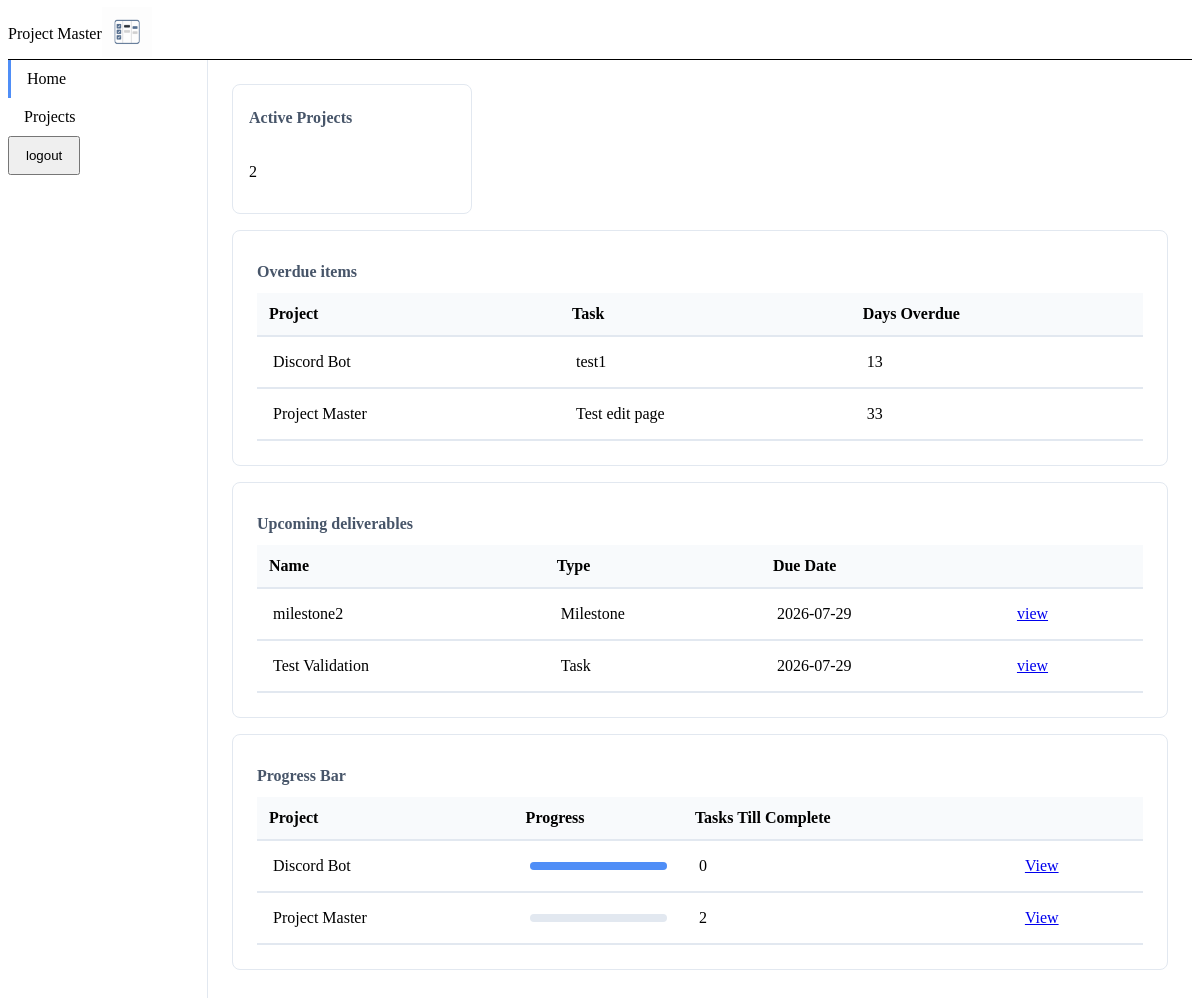
The page /dashboard (signed in) on the database its author committed.
### models.py (models this page shows)
class Milestone(db.Model):
    milestoneId: Mapped[int] = mapped_column(primary_key=True)
    projectId: Mapped[int] = mapped_column(ForeignKey('project.projectId'), nullable=False)
    milestoneName:Mapped[str] = mapped_column(nullable=False)
    description:Mapped[str] = mapped_column(nullable=True)
    startDate: Mapped[date] = mapped_column(Date, nullable=False)
    endDate: Mapped[date] = mapped_column(Date, nullable=False)
    status: Mapped[str] = mapped_column(nullable=False)
    createdAt:Mapped[datetime] = mapped_column(default=lambda: datetime.now(timezone.utc) ,nullable=False)

class Project(db.Model):
    projectId: Mapped[int] = mapped_column(primary_key=True)
    userId: Mapped[int] = mapped_column(ForeignKey('user.userId'), nullable=False)
    projectName:Mapped[str] = mapped_column(nullable=False)
    description:Mapped[str] = mapped_column(nullable=True)
    startDate: Mapped[Optional[date]] = mapped_column(Date,nullable=True)
    status: Mapped[str] = mapped_column(nullable=False)
    createdAt:Mapped[datetime] = mapped_column(default=lambda: datetime.now(timezone.utc) ,nullable=False)

class Task(db.Model):
    taskId: Mapped[int] = mapped_column(primary_key=True)
    projectId: Mapped[int] = mapped_column(ForeignKey('project.projectId'), nullable=False)
    milestoneId: Mapped[Optional[int]] = mapped_column(ForeignKey('milestone.milestoneId'), nullable=True)
    taskName:Mapped[str] = mapped_column(nullable=False)
    description:Mapped[str] = mapped_column(nullable=True)
    dueDate: Mapped[Optional[date]] = mapped_column(Date, nullable=True)
    status: Mapped[str] = mapped_column(nullable=False)
    createdAt:Mapped[datetime] = mapped_column(default=lambda: datetime.now(timezone.utc),nullable=False)

### app.py (the view)
@app.route('/dashboard', methods=['GET','POST'])
@login_required
def dashboard():
    num_of_active_project = db.session.scalar(select(func.count(Project.projectId)).where(
        Project.userId == current_user.userId,
        Project.status == 'active'
    ))
    today = date.today()
    seven_days_later = today + timedelta(7)
    stmt = (
        select(Milestone)
        .join(Project,Project.projectId == Milestone.projectId)
        .where(
            Milestone.status != 'completed',
            Project.userId == current_user.userId,
            Project.status != 'completed',
            today <= Milestone.endDate,
            Milestone.endDate <= seven_days_later
        )
    )
    upcoming_milestones = db.session.execute(stmt).scalars().all()
    stmt = (
        select(Task)
        .join(Project, Project.projectId == Task.projectId)
        .where(
            Project.userId == current_user.userId,
            Task.status != 'completed',
            Task.milestoneId.is_(None),
            today <= Task.dueDate,
            Task.dueDate <= seven_days_later
        )
    )
    upcoming_standalone_tasks = db.session.execute(stmt).scalars().all()
    stmt = (
        select(Task, func.coalesce(Task.dueDate,Milestone.endDate).label('due_date'))
        .join(Milestone, Task.milestoneId == Milestone.milestoneId)
        .join(Project, Project.projectId == Task.projectId)
        .where(
            Task.milestoneId.is_not(None),
            Task.status != 'completed',
            Project.userId == current_user.userId,
            Project.status != 'completed',
            today <= Milestone.endDate,
            Milestone.status != 'completed',
            Milestone.endDate <= seven_days_later
        )
    )
    upcoming_milestone_tasks = db.session.execute(stmt).all()
    normalized = []
    for m in upcoming_milestones:
        normalized.append({'type':'Milestone', 'name':m.milestoneName, 'due': m.endDate, 'project_link': url_for('project_detail', projectId=m.projectId)})
    for mt, due_date in upcoming_milestone_tasks:
        normalized.append({'type' : 'Task', 'name': mt.taskName, 'due' : due_date, 'project_link' : url_for('project_detail', projectId=mt.projectId)})
    for t in upcoming_standalone_tasks:
        normalized.append({'type' : 'Task', 'name' : t.taskName, 'due' : t.dueDate, 'project_link' : url_for('project_detail',projectId=t.projectId)})
    sorted_deliverables = sorted(normalized, key=lambda x:(x['due'], 0 if x['type'] == 'Milestone' else 1))
    stmt = (
        select(
            Project.projectId, Project.projectName,
            func.count(Task.taskId).label('total_tasks'), func.count(Task.taskId).filter(Task.status == 'completed').label('completed_tasks')
        )
        .join(Task, Task.projectId == Project.projectId)
        .where(Project.userId == current_user.userId, Project.status != 'completed')
        .group_by(Project.projectId)
    )
    tasks = db.session.execute(stmt).all()
    normalized = []
    for t in tasks :
        percent = ( t.completed_tasks/t.total_tasks ) * 100 if t.total_tasks > 0 else 0
        normalized.append({
            'name' : t.projectName, 'id' : t.projectId,
            'ttc' :  t.total_tasks - t.completed_tasks,
            'link' : url_for('project_detail', projectId=t.projectId),
            'percent' : round(percent,1)
        })
    percent_and_ttc = sorted(normalized, key=lambda x : (x['percent'],x['ttc']), reverse=True)
    stmt = (
        select(Milestone, Project.projectName.label('projectName'))
        .join(Project,Project.projectId == Milestone.projectId)
        .where(
            Milestone.status != 'completed',
            today > Milestone.endDate,
            Project.userId == current_user.userId
        )
    )
    overdue_milestones = db.session.execute(stmt).all()
    stmt = (
        select(Task, func.coalesce(Task.dueDate,Milestone.endDate).label('effective_due_date'), Project.projectName.label('projectName'))
        .join(Project, Project.projectId == Task.projectId)
        .join(Milestone, Milestone.milestoneId == Task.milestoneId)
        .where(Task.milestoneId.is_not(None),
               Project.userId == current_user.userId,
               Task.status != 'completed',
               func.coalesce(Task.dueDate,Milestone.endDate) < today
        )
    )
    overdue_milestone_tasks = db.session.execute(stmt).all()
    stmt = (
        select(Task, Project.projectName.label('projectName'))
        .join(Project, Task.projectId == Project.projectId)
        .where(
            Task.milestoneId.is_(None),
            Task.status != 'completed',
            Task.dueDate < today,
            Project.userId == current_user.userId
        )
    )
    stand_alone_tasks = db.session.execute(stmt).all()
    normalized = []
    for m, p in overdue_milestones:
        dod = (today - m.endDate).days
        normalized.append({'task': m.milestoneName, 'project' : p, 'dod' : dod })
    for mt, dd, p in overdue_milestone_tasks:
        dod = (today - dd).days
        normalized.append({'task' : mt.taskName, 'project' : p, 'dod' : dod})
    for t, p in stand_alone_tasks:
        dod = (today - t.dueDate).days
        normalized.append({'task' : t.taskName, 'project' : p, 'dod' : dod})
    overdue_items = sorted(normalized,key = lambda x:x['dod'])
    return render_template(
        'dashboard.html', upcoming_deliverables = sorted_deliverables,
        active_projects=num_of_active_project, percent_and_ttc=percent_and_ttc,
        overdue_items = overdue_items
        )

### app.py (called while the page is built)
@login_manager.user_loader
def load_user(user_id):
    return User.query.get(int(user_id))

### templates/dashboard.html
{% extends "base.html" %}
{% block styles %} <link rel="stylesheet" href="{{ url_for('static', filename='css/dashboard.css') }}"> {% endblock %}
{% block content %}
<div class="dashboard-container" aria-label="Holds your important milestone metric and tables">
  <section class="dashboard-metrics" aria-label="Your metric data section">
    <article class="metric-card">
      <h2 class="metric-title">Active Projects</h2>
      <p>{{ active_projects }}</p>
    </article>
  </section>
  <section class="dashboard-tables" aria-label="Your table data">
    <article class="table-card">
      <h2 class="metric-title">Overdue items</h2>
      <table class="data-table">
          <thead>
              <tr>
                  <th>Project</th>
                  <th>Task</th>
                  <th>Days Overdue</th>
              </tr>
          </thead>
          <tbody>
              {% for i in overdue_items %}
              <tr>
                  <td>{{ i['project'] }}</td>
                  <td>{{ i['task'] }}</td>
                  <td>{{ i['dod'] }}</td>
              </tr>
              {% endfor %}
          </tbody>
      </table>
    </article>
    <article class="table-card">
      <h2 class="metric-title">Upcoming deliverables</h2>
      <table class="data-table">
        <thead>
          <tr>
            <th>Name</th>
            <th>Type</th>
            <th>Due Date</th>
            <th scope="col"></th>
          </tr>
        </thead>
         <tbody>
          {% for item in upcoming_deliverables %}
          <tr>
            <td>{{ item['name'] }}</td>
            <td>{{ item['type'] }}</td>
            <td>{{ item['due'] }}</td>
            <td><a href="{{ item['project_link'] }}">view</a></td>
         </tr>
          {% endfor %}
         </tbody>
      </table>
    </article>
  <article class="table-card" aria-label="Your active project progress bar">
        <h2 class="metric-title">Progress Bar</h2>
        <table class="data-table">
          <thead>
            <tr>
              <th>Project</th>
              <th>Progress</th>
              <th>Tasks Till Complete</th>
              <th scope="col"></th>
            </tr>
          </thead>
          <tbody>
            {% for item in percent_and_ttc %}
            <tr>
              <td> {{ item['name'] }}</td>
              <td>
                <div class="progress-container">
                  <div class="progress-fill" style="width: {{ item['percent']}}%;"></div>
                </div>
              </td>
              <td>{{ item['ttc'] }}</td>
              <td><a href="{{ item['link']  }}">View</a></td>
            </tr>
            {% endfor %}
          </tbody>
        </table>
      </article>
  </section>
</div>
{% endblock  %}

### static/css/base.css (style rules this page uses)
* { box-sizing: border-box; }

### static/css/components.css (style rules this page uses)
.table-card { background-color: var(--surface-1); border: 1px solid #e2e8f0; border-radius: 8px; padding: 24px; text-align: left; }
.data-table { border-collapse: collapse; width: 100%; text-align: left; }
.data-table th { padding: 12px; }
.data-table td { padding: 16px; }
.data-table tr { border-bottom : 2px solid #e2e8f0; }
thead tr { background-color: #f8fafc; }
.progress-container { height: 8px; background-color: #e2e8f0; border-radius: 4px; }
.progress-fill { height: 100%; border-radius: 4px; background-color: #4f8ef7; transition: width 0.3s ease; }
.metric-card { background-color: var(--surface-1); border: 1px solid #e2e8f0; border-radius: 8px; padding: 16px; display: flex; flex-direction: column; gap:8px }
.metric-title { font-size: 1rem; font-weight: 600; color: #475569; margin-bottom: 12px; margin-top: 8px; }

### static/css/dashboard.css (style rules this page uses)
.dashboard-container { max-width: 1100px; margin-left: 0; padding: 24px; }
.dashboard-metrics { display: grid; grid-template-columns: repeat(auto-fit,minmax(180px,240px)); gap: 1rem; margin-bottom: 1rem }
.dashboard-tables { display: flex; flex-direction: column; gap: 1rem; }

### rows shown on the page
Milestone: project "Discord Bot", task "test1", dod "13"
Task: project "Project Master", task "Test edit page", dod "33"
Milestone: name "milestone2", type "Milestone", due "2026-07-29"
Task: name "Test Validation", type "Task", due "2026-07-29"
Project: name "Discord Bot", {{ item['percent'] }} 100.0 (drawn), ttc "0"
Project: name "Project Master", ttc "2"

### other values the page prints
{{ active_projects }} "2"
